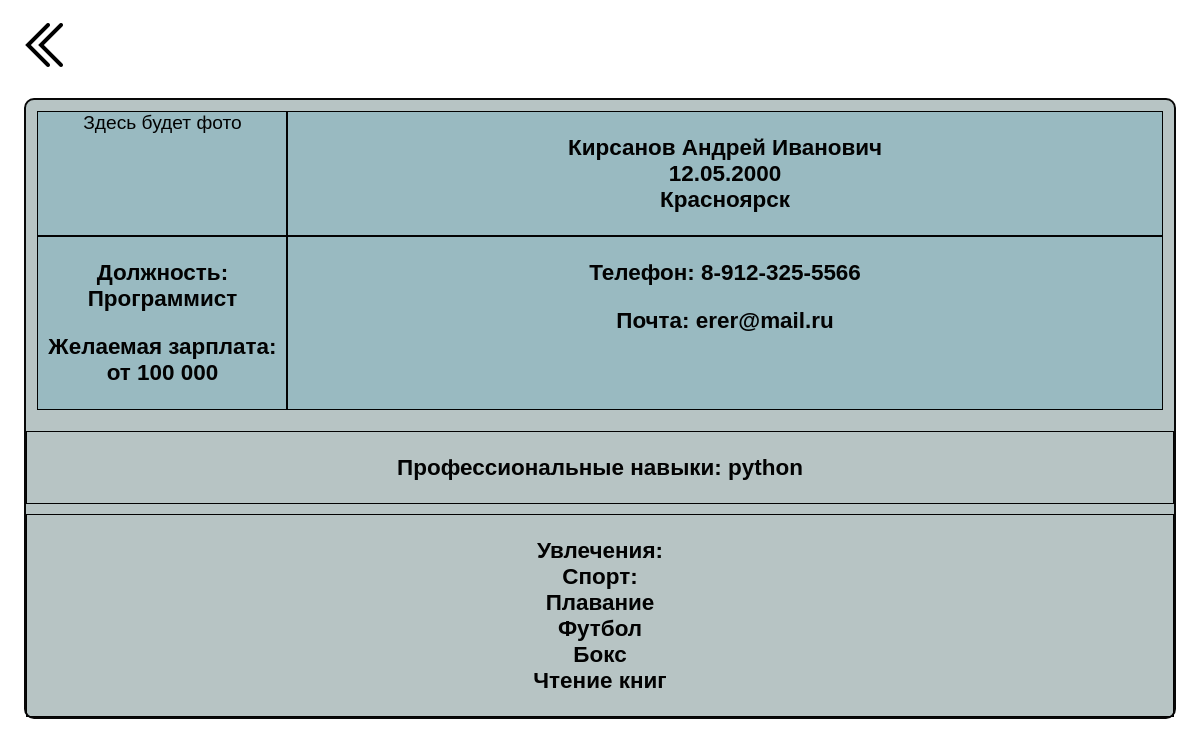
The page /hanter/kirsanov on the database its author committed.
### main/models.py (models this page shows, shortened)
class Resume(models.Model):
    name = models.CharField(max_length=255)
    slug = models.SlugField(max_length=255, db_index=True, unique=True)
    date = models.CharField(max_length=255)
    city = models.CharField(max_length=255)
    telephon_number = models.CharField(max_length=255)
    emeil = models.EmailField()
    profession = models.CharField(max_length=255)
    payment = models.CharField(max_length=255)
    competencies = models.TextField()
    time_create = models.DateTimeField(auto_now_add=True)
    time_update = models.DateTimeField(auto_now=True)
    is_published = models.BooleanField(default=True)
    cat = models.ForeignKey('Categories', on_delete=models.PROTECT)
    photo = models.ImageField(upload_to="photos/%Y/%m/%d/", default=None, blank=True, null=True, verbose_name="Фото")
    class Meta:
        verbose_name = 'Резюме'
        verbose_name_plural = 'Резюме'

### main/views.py (the view)
# urls.py: path('hanter/<slug:h_slug>', views.hanter, name='hanter'),
def hanter(request, h_slug):
    post = get_object_or_404(Resume, slug=h_slug)
    return render(request, 'main/hanter.html', {'post': post})

### main/templates/main/hanter.html (shortened to what this page needs)
{% load static %}
<!DOCTYPE html>
<html lang="en">
<head>
    <link type="text/css" href="{% static 'main/css/style.css' %}" rel="stylesheet" />
</head>
<body>
    <a href="{% url 'home' %}"><img class="back" src="{% static 'main/images/icons8-двойная-стрелка-влево-50.png' %}" width="50" height="50" alt="" ></a>
    <div class="grid_content">
        <div class="hed">
            <div class="block">
                {% if post.photo %}
                    <img src="{{post.photo.url}}" alt="">
                {% else %}
                Здесь будет фото
                {% endif %}
            </div>
            <div class="block">
                <h3>
                    {{post.name}}
                    <br>
                    {{post.date}}
                    <br>
                    {{post.city}}
                </h3>
            </div>
            <div class="block">
                <h3>Должность: {{post.profession}}</h3>
                <h3>Желаемая зарплата: от {{post.payment}}</h3>
            </div>
            <div class="block">
                <h3>Телефон: {{post.telephon_number}}</h3>
                <h3>Почта: {{post.emeil}}</h3>
            </div>
        </div>
        <div class="block">
            <h3>
            Профессиональные навыки:
            {{post.competencies|safe}}
            </h3>
        </div>
        <div class="block">
            <h3>
                Увлечения:
                <br>
                Спорт:
                <br>
                Плавание
                <br>
                Футбол
                <br>
                Бокс
                <br>
                Чтение книг
            </h3>
        </div>
    </div>
</body>
</html>

### main/static/main/css/style.css (style rules this page uses)
html, body { font-family: 'Arial'; margin: 0; padding: 0; height: 100%; width: 100%; color: #020202; }
.grid_content { display: grid; grid-template-columns: 1fr; grid-template-rows: repeat(3, auto); border: 2px solid rgb(8, 8, 8); border-radius: 10px; margin: 2%; grid-gap: 10px; background-color: rgb(183, 196, 196); }
img { width: 100%; height: 100%; }
@media (max-width: 1300px) { .hed { display: grid; grid-template-columns: 250px 1fr; background-color: rgb(153 186 193); margin: 1%; } }
.block { border: 1px solid; margin-top: 10; text-align: center; font-size: larger; }
.back { width: 50px; height: 50px; margin-top: 20px; margin-left: 20px; }

### rows shown on the page
Resume: name "Кирсанов Андрей Иванович", date "12.05.2000", city "Красноярск", profession "Программист", payment "100 000", telephon_number "8-912-325-5566", emeil "erer@mail.ru", competencies "python"
